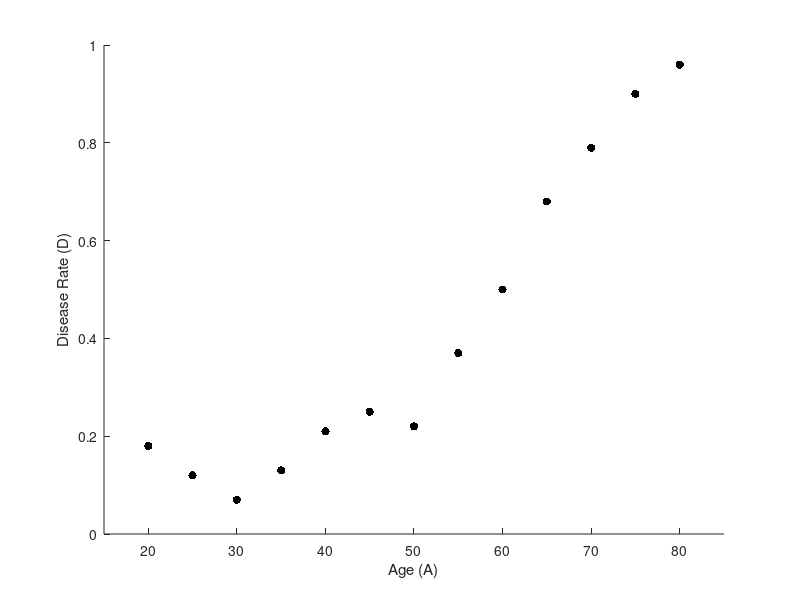

Reproduce this figure in MATLAB. (Note: a time limit stopped this script after it produced the figure.)
% AASI HW0
% Po-Tao, Lin | B11501037 |
% Date: 2025/09/10

clear; close all; clc;
%% Part 1 Data setting
% original data
A = 20:5:80;                    %age
D = [0.18, 0.12, 0.07, 0.13, 0.21, 0.25, 0.22, 0.37, 0.50,...
    0.68, 0.79, 0.90, 0.96];    %disease rate
%---make figure
figure('Position',[100 100 600 400])
set(gcf, 'Color','White');
scatter(A,D,'k','filled','DisplayName','data')
xlabel('Age (A)');
ylabel('Disease Rate (D)');
xlim([15,85]); ylim([0,1])
exportgraphics(gca,'Fig1.pdf','ContentType','vector')
%% Part 2 Model

%% Part 2-1 polynomial pattern
B1 = [A.^2; A; A.^0];
C1 = D/B1;
A_fit = linspace(min(A), max(A), 200);
model_poly = @(C,x) C(1)*x.^2+C(2)*x+C(3);

%---make figure
figure('Position',[100 100 600 400])
set(gcf, 'Color','White');
scatter(A,D,'k','filled','DisplayName','data')
hold on
xlabel('Age (A)');
ylabel('Disease Rate (D)');
plot(A_fit, model_poly(C1,A_fit),'linewidth',2,'DisplayName','M_1');
title('$M_1$','Interpreter','latex');xlim([15,85]); ylim([0,1])
exportgraphics(gca,'Fig2.pdf','ContentType','vector');

%% Part 2-2 slowing model
model_exp = @(p, x) p(3) ./ (1 + p(2) * exp(p(1) * x)); % assumed form
p0 = [-0.1, 1, 1];   % first suggestion
% [lsqcurvefit] to fit curve
opts = optimoptions('lsqcurvefit','Display','iter');
lb = [-Inf, 0, 0];      % upperbound (a,b,c)
ub = [Inf, Inf, Inf];   % lowerbound (a,b,c)
p = lsqcurvefit(model_exp, p0, A, D, lb, ub, opts);

A_fit = linspace(min(A), max(A), 200);
D_fit = model_exp(p, A_fit);
%---make figure
figure('Position',[100 100 600 400])
set(gcf, 'Color','White');
scatter(A,D,'k','filled','DisplayName','data')
hold on
xlabel('Age (A)');
ylabel('Disease Rate (D)');
plot(A_fit, D_fit,'b--','linewidth',2,'DisplayName','M_2')
title('$M_2$','Interpreter','latex');xlim([15,85]); ylim([0,1])
exportgraphics(gca,'Fig3.pdf','ContentType','vector');

%% Part 3 determine the goodness of fit
%--R^2
function RS = RScompute(D_model, D_origin)
    SS_res = sum((D_origin-D_model).^2);
    SS_tot = sum((D_origin-mean(D_origin)).^2);
    RS = 1-SS_res/SS_tot;
end
%--RMSE
function RMSE = RMSEcompute(D_model, D_origin)
    RMSE = sqrt(mean((D_model-D_origin).^2));
end
%
RS_poly = RScompute(model_poly(p,A),D);
RS_exp = RScompute(model_exp(p,A),D);

RMSE_poly = RMSEcompute(model_poly(p,A),D);
RMSE_exp = RMSEcompute(model_exp(p,A),D);
